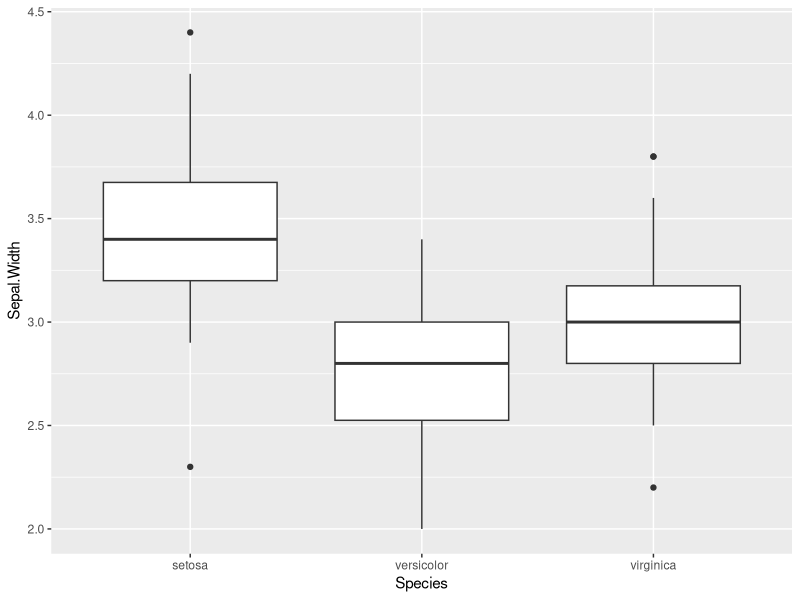
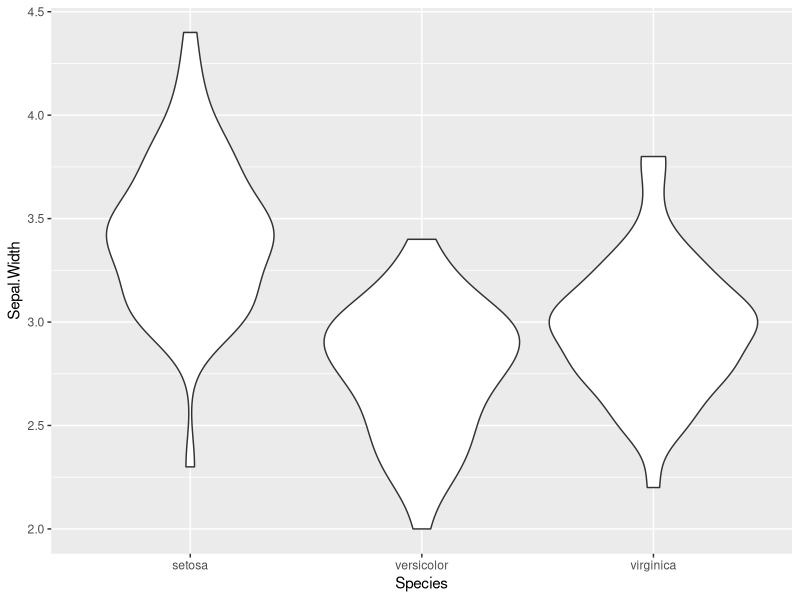

Write R code to recreate these figures, in order.
#data and summaries r

dat <- c(127,122, 117, 184,143)
dat
data
iris
library(tidyverse)
ggplot(iris, aes(x = Species, y = Sepal.Width))+
  geom_boxplot()
ggplot(iris, aes(x = Species, y = Sepal.Width))+
  geom_violin()

set.seed(11)
#plot(mpg ~ cyl, mtcars)


#SBP among american adults without pre-diabetes or diabetes is N(118, 225). Note that
#SBP >= 140 mmHg is indicative of hypertension and 130 <= SBP < 140 is indicative of
#pre-hypertension

#1
pnorm(130, 118,15)

#2
(pnorm(140, 118,15)) - pnorm(130, 118, 15)

#3
1- pnorm(140, 118, 15)

#4
qnorm(.1, 118, 15)



